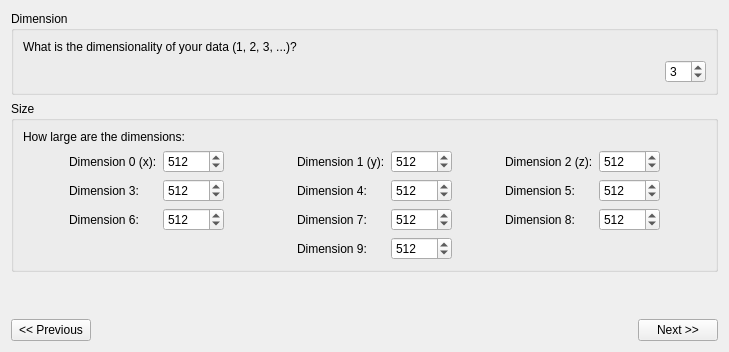
      <widget class="QWidget" name="page_2">
       <layout class="QGridLayout">
        <item row="0" column="0">
         <widget class="QGroupBox" name="groupBox_9">
          <property name="title">
           <string>Dimension</string>
          </property>
          <layout class="QGridLayout">
           <item row="0" column="0" colspan="2">
            <widget class="QLabel" name="label_4">
             <property name="text">
              <string>What is the dimensionality of your data (1, 2, 3, ...)?</string>
             </property>
             <property name="scaledContents">
              <bool>true</bool>
             </property>
            </widget>
           </item>
           <item row="1" column="0">
            <spacer>
             <property name="orientation">
              <enum>Qt::Horizontal</enum>
             </property>
             <property name="sizeHint" stdset="0">
              <size>
               <width>531</width>
               <height>20</height>
              </size>
             </property>
            </spacer>
           </item>
           <item row="1" column="1">
            <widget class="QSpinBox" name="dimensionalitySpinBox">
             <property name="minimum">
              <number>1</number>
             </property>
             <property name="maximum">
              <number>10</number>
             </property>
             <property name="value">
              <number>3</number>
             </property>
            </widget>
           </item>
          </layout>
         </widget>
        </item>
        <item row="1" column="0">
         <widget class="QGroupBox" name="groupBox_8">
          <property name="title">
           <string>Size</string>
          </property>
          <layout class="QGridLayout">
           <item row="0" column="0" colspan="10">
            <widget class="QLabel" name="label_15">
             <property name="text">
              <string>How large are the dimensions:</string>
             </property>
             <property name="scaledContents">
              <bool>true</bool>
             </property>
            </widget>
           </item>
           <item row="1" column="0">
            <spacer>
             <property name="orientation">
              <enum>Qt::Horizontal</enum>
             </property>
             <property name="sizeHint" stdset="0">
              <size>
               <width>40</width>
               <height>20</height>
              </size>
             </property>
            </spacer>
           </item>
           <item row="1" column="1">
            <widget class="QLabel" name="dimension0Label">
             <property name="text">
              <string>Dimension 0 (x):</string>
             </property>
            </widget>
           </item>
           <item row="1" column="2">
            <widget class="QSpinBox" name="dimension0SpinBox">
             <property name="minimum">
              <number>1</number>
             </property>
             <property name="maximum">
              <number>16384</number>
             </property>
             <property name="value">
              <number>512</number>
             </property>
            </widget>
           </item>
           <item row="1" column="3">
            <spacer>
             <property name="orientation">
              <enum>Qt::Horizontal</enum>
             </property>
             <property name="sizeType">
              <enum>QSizePolicy::MinimumExpanding</enum>
             </property>
             <property name="sizeHint" stdset="0">
              <size>
               <width>61</width>
               <height>20</height>
              </size>
             </property>
            </spacer>
           </item>
           <item row="1" column="4">
            <widget class="QLabel" name="dimension1Label">
             <property name="text">
              <string>Dimension 1 (y):</string>
             </property>
            </widget>
           </item>
           <item row="1" column="5">
            <widget class="QSpinBox" name="dimension1SpinBox">
             <property name="minimum">
              <number>1</number>
             </property>
             <property name="maximum">
              <number>16384</number>
             </property>
             <property name="value">
              <number>512</number>
             </property>
            </widget>
           </item>
           <item row="1" column="6">
            <spacer>
             <property name="orientation">
              <enum>Qt::Horizontal</enum>
             </property>
             <property name="sizeType">
              <enum>QSizePolicy::MinimumExpanding</enum>
             </property>
             <property name="sizeHint" stdset="0">
              <size>
               <width>41</width>
               <height>20</height>
              </size>
             </property>
            </spacer>
           </item>
           <item row="1" column="7">
            <widget class="QLabel" name="dimension2Label">
             <property name="text">
              <string>Dimension 2 (z):</string>
             </property>
            </widget>
           </item>
           <item row="1" column="8">
            <widget class="QSpinBox" name="dimension2SpinBox">
             <property name="minimum">
              <number>1</number>
             </property>
             <property name="maximum">
              <number>16384</number>
             </property>
             <property name="value">
              <number>512</number>
             </property>
            </widget>
           </item>
           <item row="1" column="9">
            <spacer>
             <property name="orientation">
              <enum>Qt::Horizontal</enum>
             </property>
             <property name="sizeHint" stdset="0">
              <size>
               <width>40</width>
               <height>20</height>
              </size>
             </property>
            </spacer>
           </item>
           <item row="2" column="0">
            <spacer>
             <property name="orientation">
              <enum>Qt::Horizontal</enum>
             </property>
             <property name="sizeHint" stdset="0">
              <size>
               <width>40</width>
               <height>20</height>
              </size>
             </property>
            </spacer>
           </item>
           <item row="2" column="1">
            <widget class="QLabel" name="dimension3Label">
             <property name="text">
              <string>Dimension 3:</string>
             </property>
            </widget>
           </item>
           <item row="2" column="2">
            <widget class="QSpinBox" name="dimension3SpinBox">
             <property name="minimum">
              <number>1</number>
             </property>
             <property name="maximum">
              <number>16384</number>
             </property>
             <property name="value">
              <number>512</number>
             </property>
            </widget>
           </item>
           <item row="2" column="3">
            <spacer>
             <property name="orientation">
              <enum>Qt::Horizontal</enum>
             </property>
             <property name="sizeType">
              <enum>QSizePolicy::MinimumExpanding</enum>
             </property>
             <property name="sizeHint" stdset="0">
              <size>
               <width>61</width>
               <height>20</height>
              </size>
             </property>
            </spacer>
           </item>
           <item row="2" column="4">
            <widget class="QLabel" name="dimension4Label">
             <property name="text">
              <string>Dimension 4:</string>
             </property>
            </widget>
           </item>
           <item row="2" column="5">
            <widget class="QSpinBox" name="dimension4SpinBox">
             <property name="minimum">
              <number>1</number>
             </property>
             <property name="maximum">
              <number>16384</number>
             </property>
             <property name="value">
              <number>512</number>
             </property>
            </widget>
           </item>
           <item row="2" column="6">
            <spacer>
             <property name="orientation">
              <enum>Qt::Horizontal</enum>
             </property>
             <property name="sizeType">
              <enum>QSizePolicy::MinimumExpanding</enum>
             </property>
             <property name="sizeHint" stdset="0">
              <size>
               <width>41</width>
               <height>20</height>
              </size>
             </property>
            </spacer>
           </item>
           <item row="2" column="7">
            <widget class="QLabel" name="dimension5Label">
             <property name="text">
              <string>Dimension 5:</string>
             </property>
            </widget>
           </item>
           <item row="2" column="8">
            <widget class="QSpinBox" name="dimension5SpinBox">
             <property name="minimum">
              <number>1</number>
             </property>
             <property name="maximum">
              <number>16384</number>
             </property>
             <property name="value">
              <number>512</number>
             </property>
            </widget>
           </item>
           <item row="2" column="9">
            <spacer>
             <property name="orientation">
              <enum>Qt::Horizontal</enum>
             </property>
             <property name="sizeHint" stdset="0">
              <size>
               <width>40</width>
               <height>20</height>
              </size>
             </property>
            </spacer>
           </item>
           <item row="3" column="0">
            <spacer>
             <property name="orientation">
              <enum>Qt::Horizontal</enum>
             </property>
             <property name="sizeHint" stdset="0">
              <size>
               <width>40</width>
               <height>20</height>
              </size>
             </property>
            </spacer>
           </item>
           <item row="3" column="1">
            <widget class="QLabel" name="dimension6Label">
             <property name="text">
              <string>Dimension 6:</string>
             </property>
            </widget>
           </item>
           <item row="3" column="2">
            <widget class="QSpinBox" name="dimension6SpinBox">
             <property name="minimum">
              <number>1</number>
             </property>
             <property name="maximum">
              <number>16384</number>
             </property>
             <property name="value">
              <number>512</number>
             </property>
            </widget>
           </item>
           <item row="3" column="3">
            <spacer>
             <property name="orientation">
              <enum>Qt::Horizontal</enum>
             </property>
             <property name="sizeType">
              <enum>QSizePolicy::MinimumExpanding</enum>
             </property>
             <property name="sizeHint" stdset="0">
              <size>
               <width>61</width>
               <height>20</height>
              </size>
             </property>
            </spacer>
           </item>
           <item row="3" column="4">
            <widget class="QLabel" name="dimension7Label">
             <property name="text">
              <string>Dimension 7:</string>
             </property>
            </widget>
           </item>
           <item row="3" column="5">
            <widget class="QSpinBox" name="dimension7SpinBox">
             <property name="minimum">
              <number>1</number>
             </property>
             <property name="maximum">
              <number>16384</number>
             </property>
             <property name="value">
              <number>512</number>
             </property>
            </widget>
           </item>
           <item row="3" column="6">
            <spacer>
             <property name="orientation">
              <enum>Qt::Horizontal</enum>
             </property>
             <property name="sizeType">
              <enum>QSizePolicy::MinimumExpanding</enum>
             </property>
             <property name="sizeHint" stdset="0">
              <size>
               <width>41</width>
               <height>20</height>
              </size>
             </property>
            </spacer>
           </item>
           <item row="3" column="7">
            <widget class="QLabel" name="dimension8Label">
             <property name="text">
              <string>Dimension 8:</string>
             </property>
            </widget>
           </item>
           <item row="3" column="8">
            <widget class="QSpinBox" name="dimension8SpinBox">
             <property name="minimum">
              <number>1</number>
             </property>
             <property name="maximum">
              <number>16384</number>
             </property>
             <property name="value">
              <number>512</number>
             </property>
            </widget>
           </item>
           <item row="3" column="9">
            <spacer>
             <property name="orientation">
              <enum>Qt::Horizontal</enum>
             </property>
             <property name="sizeHint" stdset="0">
              <size>
               <width>40</width>
               <height>20</height>
              </size>
             </property>
            </spacer>
           </item>
           <item row="4" column="0" colspan="4">
            <spacer>
             <property name="orientation">
              <enum>Qt::Horizontal</enum>
             </property>
             <property name="sizeHint" stdset="0">
              <size>
               <width>231</width>
               <height>20</height>
              </size>
             </property>
            </spacer>
           </item>
           <item row="4" column="4">
            <widget class="QLabel" name="dimension9Label">
             <property name="text">
              <string>Dimension 9:</string>
             </property>
            </widget>
           </item>
           <item row="4" column="5">
            <widget class="QSpinBox" name="dimension9SpinBox">
             <property name="minimum">
              <number>1</number>
             </property>
             <property name="maximum">
              <number>16384</number>
             </property>
             <property name="value">
              <number>512</number>
             </property>
            </widget>
           </item>
           <item row="4" column="6" colspan="4">
            <spacer>
             <property name="orientation">
              <enum>Qt::Horizontal</enum>
             </property>
             <property name="sizeHint" stdset="0">
              <size>
               <width>211</width>
               <height>20</height>
              </size>
             </property>
            </spacer>
           </item>
          </layout>
         </widget>
        </item>
        <item row="2" column="0">
         <spacer>
          <property name="orientation">
           <enum>Qt::Vertical</enum>
          </property>
          <property name="sizeHint" stdset="0">
           <size>
            <width>611</width>
            <height>41</height>
           </size>
          </property>
         </spacer>
        </item>
        <item row="3" column="0">
         <layout class="QHBoxLayout">
          <item>
           <widget class="QPushButton" name="page2PreviousPushButton">
            <property name="text">
             <string>&lt;&lt; Previous</string>
            </property>
           </widget>
          </item>
          <item>
           <spacer>
            <property name="orientation">
             <enum>Qt::Horizontal</enum>
            </property>
            <property name="sizeHint" stdset="0">
             <size>
              <width>411</width>
              <height>20</height>
             </size>
            </property>
           </spacer>
          </item>
          <item>
           <widget class="QPushButton" name="page2NextPushButton">
            <property name="text">
             <string>Next &gt;&gt;</string>
            </property>
           </widget>
          </item>
         </layout>
        </item>
       </layout>
      </widget>
